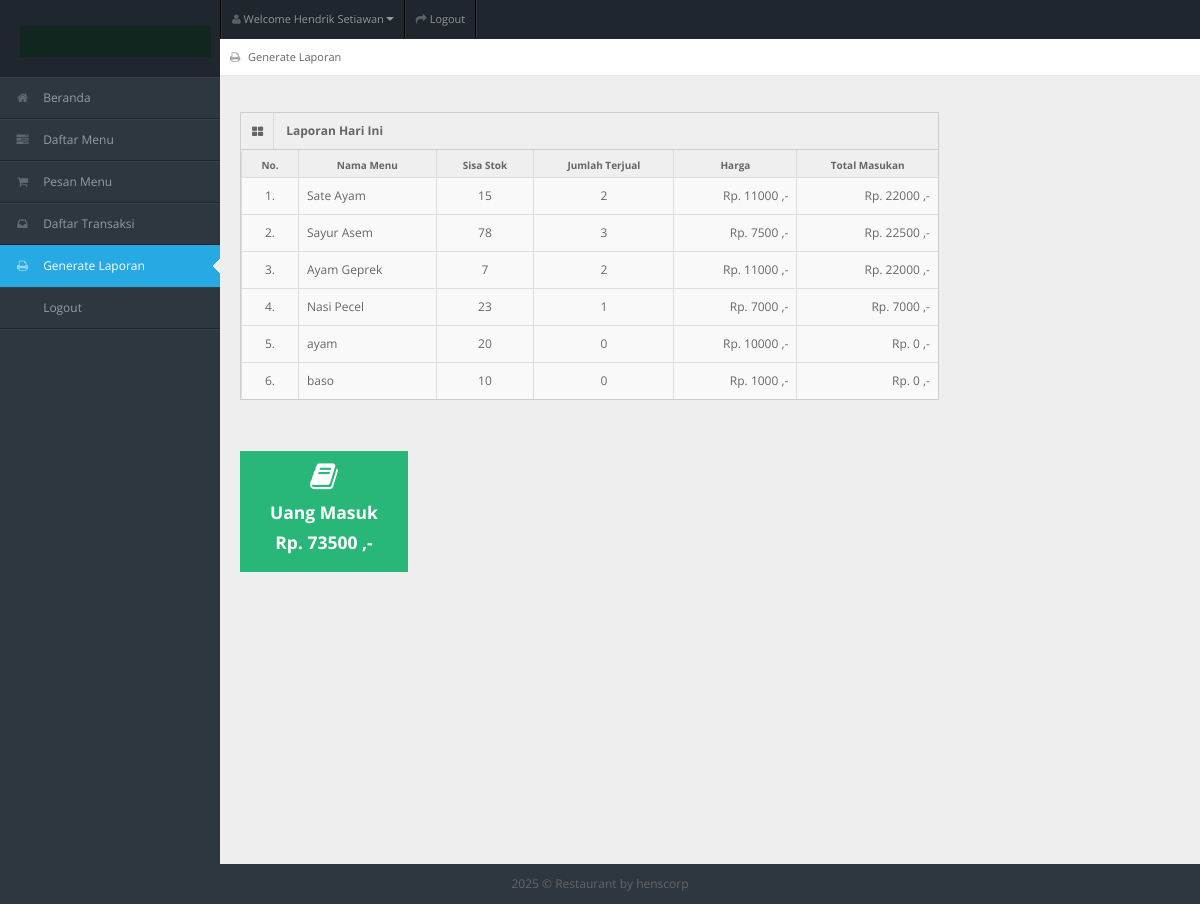
The page /generate_laporan.php (signed in) on the database its author committed.
### tables this page shows
CREATE TABLE `tb_user` (
  `id_user` int(11) NOT NULL,
  `username` varchar(150) NOT NULL,
  `password` varchar(150) NOT NULL,
  `nama_user` varchar(150) NOT NULL,
  `id_level` int(11) NOT NULL,
  `status` varchar(150) NOT NULL,
  `CompanyCode` varchar(20) DEFAULT NULL,
  `isDeleted` tinyint(4) DEFAULT NULL,
  `CreatedBy` varchar(32) DEFAULT NULL,
  `CreatedDate` datetime DEFAULT current_timestamp(),
  `LastUpdatedBy` varchar(32) DEFAULT NULL,
  `LastUpdateDate` datetime DEFAULT current_timestamp()
);

CREATE TABLE `tb_masakan` (
  `id_masakan` int(11) NOT NULL,
  `nama_masakan` varchar(150) NOT NULL,
  `harga` varchar(150) NOT NULL,
  `stok` int(11) NOT NULL,
  `status_masakan` varchar(150) NOT NULL,
  `gambar_masakan` varchar(150) NOT NULL,
  `CompanyCode` varchar(20) DEFAULT NULL,
  `Status` tinyint(4) DEFAULT NULL,
  `isDeleted` tinyint(4) DEFAULT NULL,
  `CreatedBy` varchar(32) DEFAULT NULL,
  `CreatedDate` datetime DEFAULT NULL,
  `LastUpdatedBy` varchar(32) DEFAULT NULL,
  `LastUpdateDate` datetime DEFAULT NULL
);

### generate_laporan.php (the view, shortened to what this page needs)
<!DOCTYPE html>
<?php
include "connection/koneksi.php";
$id = $_SESSION['id_user'];
if(isset ($_SESSION['username'])){
  $query = "select * from tb_user natural join tb_level where id_user = $id";
  mysqli_query($conn, $query);
  $sql = mysqli_query($conn, $query);
  while($r = mysqli_fetch_array($sql)){
    $uang = 0;
?>
<html lang="en">
<head>
<link rel="stylesheet" href="template/dashboard/css/bootstrap.min.css" />
<link rel="stylesheet" href="template/dashboard/css/bootstrap-responsive.min.css" />
<link rel="stylesheet" href="template/dashboard/css/fullcalendar.css" />
<link rel="stylesheet" href="template/dashboard/css/matrix-style.css" />
<link rel="stylesheet" href="template/dashboard/css/matrix-media.css" />
<link href="template/dashboard/font-awesome/css/font-awesome.css" rel="stylesheet" />
<link rel="stylesheet" href="template/dashboard/css/jquery.gritter.css" />
</head>
<body>
<div id="header">
  <h1><a href="entri_transaksi.php">Daftar Transaksi</a></h1>
</div>
<div id="user-nav" class="navbar navbar-inverse">
  <ul class="nav">
    <li  class="dropdown" id="profile-messages" ><a title="" href="#" data-toggle="dropdown" data-target="#profile-messages" class="dropdown-toggle"><i class="icon icon-user"></i>  <span class="text">Welcome <?php echo $r['nama_user'];?></span><b class="caret"></b></a>
    </li>
    <li class=""><a title="" href="logout.php"><i class="icon icon-share-alt"></i> <span class="text">Logout</span></a></li>
  </ul>
</div>
<div id="sidebar"><a href="generate_laporan.php" class="visible-phone"><i class="icon icon-print"></i> <span>Generate</span></a>
  <ul>
    <?php
    if($r['id_level'] == 1){
  ?>
    <li> <a href="beranda.php"><i class="icon icon-home"></i> <span>Beranda</span></a> </li>
    <li> <a href="entri_referensi.php"><i class="icon icon-tasks"></i> <span>Daftar Menu</span></a> </li>
    <li> <a href="entri_order.php"><i class="icon icon-shopping-cart"></i> <span>Pesan Menu</span></a> </li>
    <li> <a href="entri_transaksi.php"><i class="icon icon-inbox"></i> <span>Daftar Transaksi</span></a> </li>
    <li class="active"> <a href="generate_laporan.php"><i class="icon icon-print"></i> <span>Generate Laporan</span></a> </li>
    <li> <a href="logout.php"><i class="icon icon-sign-out"></i> <span>Logout</span></a> </li>
  <?php
    } else if($r['id_level'] == 2){
  ?>
    <li> <a href="beranda.php"><i class="icon icon-home"></i> <span>Beranda</span></a> </li>
    <li> <a href="entri_order.php"><i class="icon icon-shopping-cart"></i> <span>Pesan Menu</span></a> </li>
    <li class="active"> <a href="generate_laporan.php"><i class="icon icon-print"></i> <span>Generate Laporan</span></a> </li>
    <li> <a href="logout.php"><i class="icon icon-sign-out"></i> <span>Logout</span></a> </li>
  <?php
    } else if($r['id_level'] == 3){
  ?>
    <li> <a href="beranda.php"><i class="icon icon-home"></i> <span>Beranda</span></a> </li>
    <li> <a href="entri_transaksi.php"><i class="icon icon-inbox"></i> <span>Daftar Transaksi</span></a> </li>
    <li class="active"> <a href="generate_laporan.php"><i class="icon icon-print"></i> <span>Generate Laporan</span></a> </li>
    <li> <a href="logout.php"><i class="icon icon-sign-out"></i> <span>Logout</span></a> </li>
  <?php
    } else if($r['id_level'] == 4){
  ?>
    <li> <a href="beranda.php"><i class="icon icon-home"></i> <span>Beranda</span></a> </li>
    <li class="active"> <a href="generate_laporan.php"><i class="icon icon-print"></i> <span>Generate Laporan</span></a> </li>
    <li> <a href="logout.php"><i class="icon icon-sign-out"></i> <span>Logout</span></a> </li>
  <?php
    } else if($r['id_level'] == 5){
  ?>
    <li> <a href="beranda.php"><i class="icon icon-home"></i> <span>Beranda</span></a> </li>
    <li> <a href="entri_order.php"><i class="icon icon-shopping-cart"></i> <span>Pesan Menu</span></a> </li>
    <li> <a href="logout.php"><i class="icon icon-sign-out"></i> <span>Logout</span></a> </li>
  <?php
    }
  ?>
  </ul>
</div>
<div id="content">
  <div id="content-header">
    <div id="breadcrumb"> <a href="generate_laporan.php" title="Go to here" class="tip-bottom"><i class="icon icon-print"></i> Generate Laporan</a></div>
  </div>
  <div class="container-fluid">
    <?php
      if($r['id_level'] == 1 || $r['id_level'] == 2 || $r['id_level'] == 3 || $r['id_level'] == 4){
    ?>
    <div class="row-fluid">
      <div class="span9">
        <div class="widget-box">
          <div class="widget-title bg_lg"><span class="icon"><i class="icon-th-large"></i></span>
            <h5>Laporan Hari Ini</h5>
          </div>
          <div class="widget-content nopadding" >
            <table class="table table-bordered table-invoice-full">
              <thead>
                <tr>
                  <th class="head0">No.</th>
                  <th class="head0">Nama Menu</th>
                  <th class="head1">Sisa Stok</th>
                  <th class="head0">Jumlah Terjual</th>
                  <th class="head0 right">Harga</th>
                  <th class="head0 right">Total Masukan</th>
                </tr>
              </thead>
              <?php
                $no = 1;
                $query_lihat_menu = "select * from tb_masakan";
                $sql_lihat_menu = mysqli_query($conn, $query_lihat_menu);
              ?>
              <tbody>
              <?php
                while($r_lihat_menu = mysqli_fetch_array($sql_lihat_menu)){
              ?>
                <tr>
                  <td><center><?php echo $no++;?>.</center></td>
                  <td><?php echo $r_lihat_menu['nama_masakan'];?></td>
                  <td><center><?php echo $r_lihat_menu['stok'];?></center></td>
                  <td>
                    <center>
                      <?php
                        $id_masakan = $r_lihat_menu['id_masakan'];
                        $query_jumlah = "select sum(jumlah_terjual) as jumlah_terjual from tb_stok left join tb_pesan on tb_stok.id_pesan = tb_pesan.id_pesan where id_masakan = $id_masakan and status_cetak = 'belum cetak'";
                        $sql_jumlah = mysqli_query($conn, $query_jumlah);
                        $result_jumlah = mysqli_fetch_array($sql_jumlah);
                        if($result_jumlah['jumlah_terjual'] != 0 || $result_jumlah['jumlah_terjual'] != null || $result_jumlah['jumlah_terjual'] != ""){
                          $jml = $result_jumlah['jumlah_terjual'];
                          echo $jml;
                        } else {
                          $jml = 0;
                          echo $jml;
                        }
                      ?>
                    </center>
                  </td>
                  <td style="text-align: right">Rp. <?php echo $r_lihat_menu['harga'];?> ,-</td>
                  <td style="text-align: right">Rp.
                      <?php
                        $id_masakan = $r_lihat_menu['id_masakan'];
                        $query_jumlah = "select sum(jumlah_terjual) as jumlah_terjual from tb_stok left join tb_pesan on tb_stok.id_pesan = tb_pesan.id_pesan where id_masakan = $id_masakan and status_cetak = 'belum cetak'";
                        $sql_jumlah = mysqli_query($conn, $query_jumlah);
                        $result_jumlah = mysqli_fetch_array($sql_jumlah);
                        $jml = 0;
                        if($result_jumlah['jumlah_terjual'] != 0 || $result_jumlah['jumlah_terjual'] != null || $result_jumlah['jumlah_terjual'] != ""){
                          $jml = $result_jumlah['jumlah_terjual'] * $r_lihat_menu['harga'];
                          echo $jml;
                        } else {
                          $jml = $result_jumlah['jumlah_terjual'] * $r_lihat_menu['harga'];
                          echo $jml;
                        }
                        $uang += $jml;
                      ?>
                   ,-</td>
                </tr>
              <?php
                }
              ?>
              </tbody>
            </table>
          </div>
        </div>
      </div>
    </div>
    <?php
      }
    ?>
  </div>
  <div class="container-fluid">
    <div class="row-fluid">
      <ul class="quick-actions">
        <li class="bg_lg"> <a href="#"><i class="icon-book"></i> <h4>Uang Masuk</h4><h4>Rp. <?php echo $uang;?> ,-</h4> </a> </li>
      </ul>
    </div>
  </div>
</div>
<div class="row-fluid">
  <div id="footer" class="span12"> <?php echo date('Y'); ?> &copy; Restaurant <a href="#">by henscorp</a> </div>
</div>
</body>
</html>
<?php
  }
} else {
  header('location: logout.php');
}
?>

### template/dashboard/css/matrix-media.css (style rules this page uses)
body { background:#2E363F; }
#header { background-color: #1f262d; margin-top:10px; }
#sidebar > ul { border-bottom: 1px solid #37414b }
#sidebar > ul > li { border-top: 1px solid #37414b; border-bottom: 1px solid #1f262d; }
#sidebar > ul > li.active { background-color: #27a9e3; border-bottom: 1px solid #27a9e3; border-top: 1px solid #27a9e3; }
#sidebar > ul > li.active a { color:#fff; text-decoration:none; }

### rows shown on the page
tb_user: nama_user "Hendrik Setiawan", uang "73500"
tb_masakan: nama_masakan "Sate Ayam", stok "15", jml "2", harga "11000", jml "22000"
tb_masakan: nama_masakan "Sayur Asem", stok "78", jml "3", harga "7500", jml "22500"
tb_masakan: nama_masakan "Ayam Geprek", stok "7", jml "2", harga "11000", jml "22000"
tb_masakan: nama_masakan "Nasi Pecel", stok "23", jml "1", harga "7000", jml "7000"
tb_masakan: nama_masakan "ayam", stok "20", jml "0", harga "10000"
tb_masakan: nama_masakan "baso", stok "10", jml "0", harga "1000"
